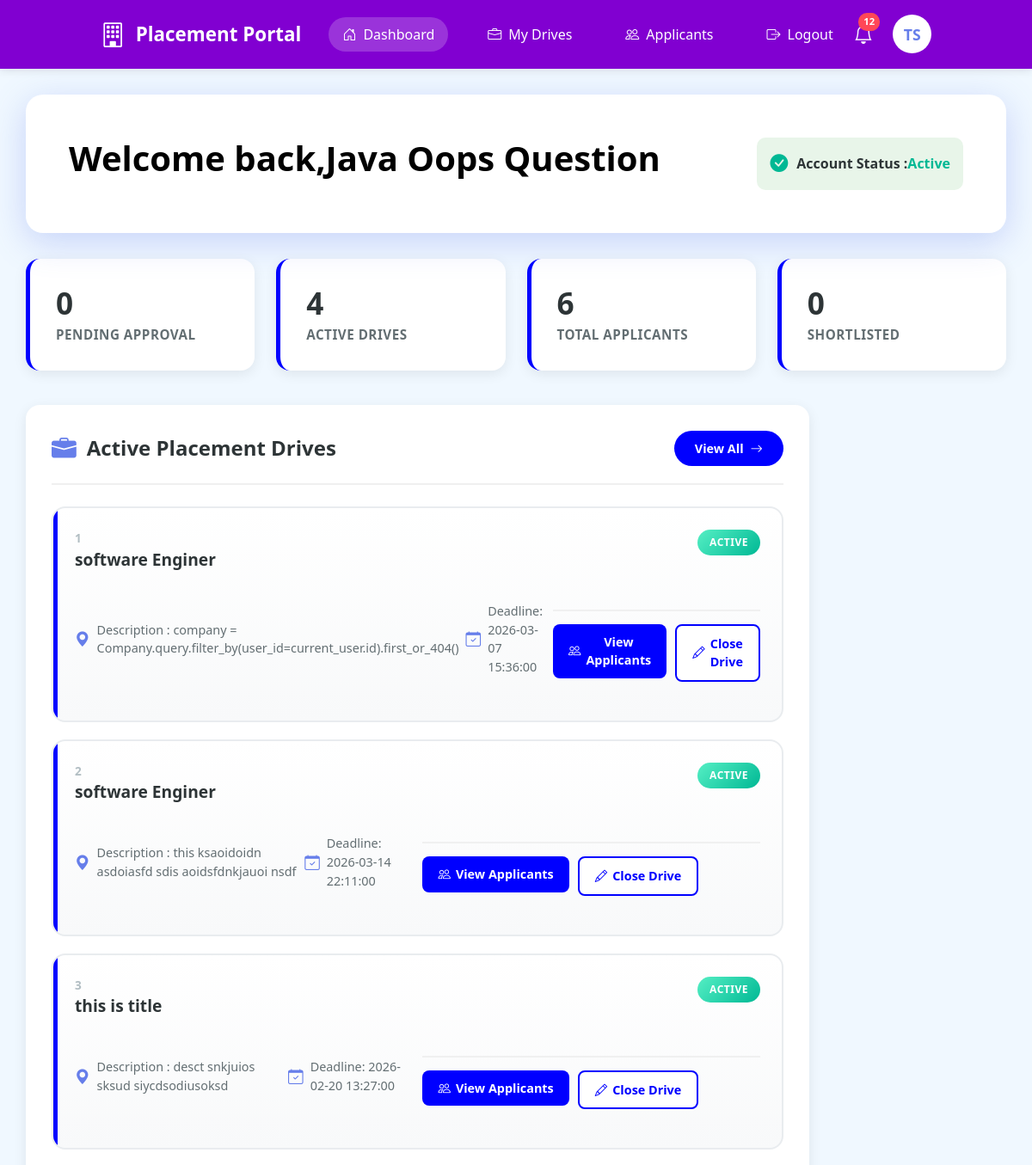
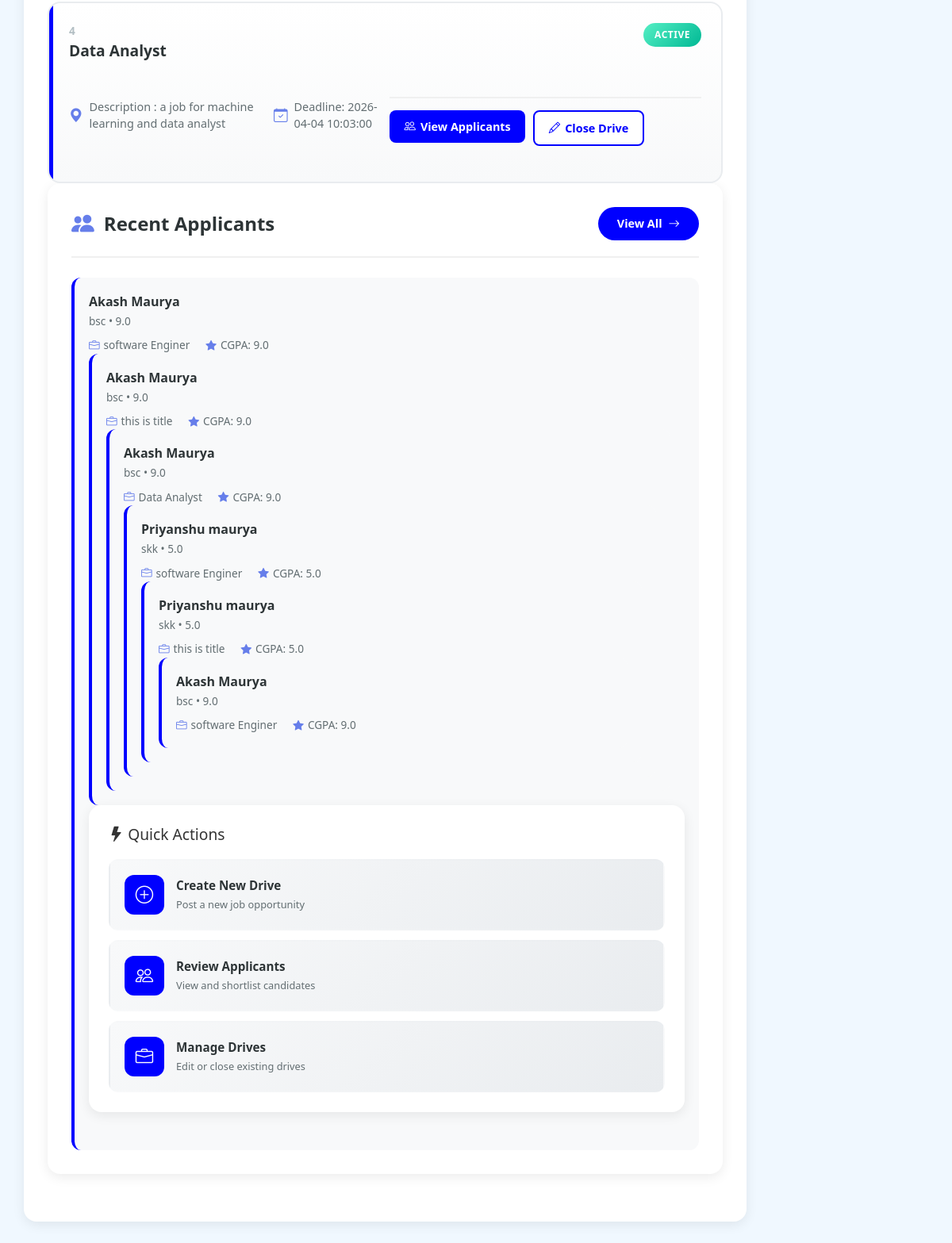
/company (signed in), run on the app's committed database (2 pictures, top to bottom).
### portal/models.py (models this page shows)
class Company(db.Model,UserMixin):
    __tablename__ = 'companies'
    id = db.Column(db.Integer , primary_key = True)
    user_id = db.Column(db.Integer,db.ForeignKey('users.id'),nullable = False)
    company_name = db.Column(db.String(100) , unique = True, nullable = False)
    hr_contact = db.Column(db.String(20) , unique = True)
    website = db.Column(db.String(200))
    approval_status = db.Column(db.String(20) , default = 'APPROVED') #APPROVED , PENDING , REJECTED
    is_blacklisted = db.Column(db.Boolean , default = False)

class Drive(db.Model,UserMixin):
    __tablename__ = 'placement_drives'
    id = db.Column(db.Integer , primary_key = True)
    company_id = db.Column(db.Integer,db.ForeignKey('companies.id') , nullable = False)
    job_title = db.Column(db.String(100), nullable = False)
    description = db.Column(db.String(200), nullable = False)
    eligibility = db.Column(db.String(100), nullable = False)
    deadline = db.Column(db.DateTime, nullable = False)
    status = db.Column(db.String(20), nullable = False,default ='APPROVED') #APPROVED,PENDING,CLOSED
    company = db.relationship('Company' , backref = 'companies')

class Application(db.Model,UserMixin):
    __tablename__ = 'applications'
    id = db.Column(db.Integer , primary_key = True)
    student_id = db.Column(db.Integer,db.ForeignKey('students.id'), nullable = False)
    drive_id = db.Column(db.Integer,db.ForeignKey('placement_drives.id') , nullable = False)
    applied_at = db.Column(db.DateTime,default = datetime.utcnow)
    status = db.Column(db.String(30), nullable = False,default = 'PENDING')#PENDING , SHORTLISTED,SELECTED , REJECTED
    drive = db.relationship('Drive', backref='applications')
    student = db.relationship('Student' , backref = 'students')
    __table_args__ = (
    db.UniqueConstraint('student_id', 'drive_id', name='unique_student_drive'),
)

class Student(db.Model,UserMixin):
    __tablename__ = 'students'
    id = db.Column(db.Integer , primary_key = True)
    user_id = db.Column(db.Integer,db.ForeignKey('users.id') , nullable = False)
    name = db.Column(db.String(50),nullable = False)
    branch = db.Column(db.String(30) )
    cgpa = db.Column(db.Float ,nullable = False)
    resume_path = db.Column(db.String(200),nullable= False)
    is_blacklisted = db.Column(db.Boolean , default = False)

### app.py (the view)
@app.route("/company")
@login_required
def company():
    company = Company.query.filter_by(user_id=current_user.id).first_or_404()
    d_p = Drive.query.filter_by(company_id = current_user.id , status = "PENDING").all()
    drive = Drive.query.filter_by(company_id = company.id).all()
    applications = db.session.query(Application).join(Drive).filter(
    Drive.company_id == company.id
).all()
    students = db.session.query(Student).join(Application).filter(
        Application.student_id == Student.id
    ).all()
    t_shortlist = db.session.query(Application).join(Drive).filter(
    Drive.company_id == company.id , Application.status == 'SHORTLISTED'
).all()
    a_d = Drive.query.filter_by(company_id = company.id , status = "APPROVED").all()
    return render_template('company/company.html',c = company ,
                           d_p = len(d_p), drives = drive , a_d = len(a_d),
                           t_a = len(applications),
                           t_s = len(t_shortlist),
                           applications = applications)

### app.py (called while the page is built)
@login_manager.user_loader
def load_user(user_id):
    return User.query.get(int(user_id))

### templates/company/company.html (shortened to what this page needs)
{% extends "company/company_base.html" %}
{% block content %}
<div class="main-co">
    <div class="banner">
        <div class="wel-con">
            <div class="wel-text">
                <h1>Welcome back,{{c.company_name}}</h1>
            </div>
            <div
                style="display: flex; justify-content: space-between; align-items: center; padding: 15px; background: #e8f5e9; border-radius: 10px;">
                <div style="display: flex; align-items: center; gap: 10px;">
                    {% if c.approval_status == "APPROVED" %}
                    <i class="bi bi-check-circle-fill" style="color: #00b894; font-size: 1.3rem;"></i>
                    {% else %}
                    <i class="bi bi-check-circle-fill" style="color: #f54607; font-size: 1.3rem;"></i>
                    {% endif %}
                    <span style="font-weight: 600; color: #2d3436;">Account Status : </span>
                </div>
                {% if c.approval_status == "APPROVED" %}
                <span style="color: #00b894; font-weight: 700;"> Active</span>
                {% else %}
                <span style="color: #b81500; font-weight: 700;"> Blocked</span>
                {% endif %}
            </div>
        </div>
    </div>
    <div class="stats">
        <div class="stat">
            <div class="stat-i">
                <h3>{{d_p}} </h3>
                <p>Pending Approval</p>
            </div>
        </div>
        <div class="stat ">
            <div class="stat-i">
                <h3>{{a_d}}</h3>
                <p>Active Drives</p>
            </div>
        </div>
        <div class="stat ">
            <div class="stat-i">
                <h3>{{t_a}}</h3>
                <p>Total Applicants</p>
            </div>
        </div>
        <div class="stat">
            <div class="stat-i">
                <h3>{{t_s}}</h3>
                <p>Shortlisted</p>
            </div>
        </div>
    </div>
    <div class="content-g">
        <div>
            <div class="sec-card">
                <div class="sec-header">
                    <h2>
                        <i class="bi bi-briefcase-fill icon"></i>
                        Active Placement Drives
                    </h2>
                    <a href="{{url_for('company_drive')}}" class="view-all-btn">
                        View All <i class="bi bi-arrow-right"></i>
                    </a>
                </div>
                {% for drive in drives %}
                <div class="drives">
                    <div class="drive">
                        <div class="drive-h">
                            <div>
                                <div class="drive-id">{{drive.id}}</div>
                                <div class="drive-t">{{drive.job_title}} </div>
                            </div>
                            {% if drive.status == 'APPROVED' %}
                            <span class="drive-s status-active">Active</span>
                            {% else %}
                            <span class="drive-s status-pending">Pending Approval</span>
                            {% endif%}
                        </div>
                        <div class="drive-m">
                            <div class="meta-i">
                                <i class="bi bi-geo-alt-fill"></i>
                                <span>Description : {{drive.description}} </span>
                                <div class="meta-i">
                                    <i class="bi bi-calendar-check"></i>
                                    <span>Deadline: {{drive.deadline}}</span>
                                </div>
                            </div>
                            <div class="drive-actions">
                                <a href="{{url_for('company_app')}}">
                                    <button class="btn-action btn-view">
                                        <i class="bi bi-people"></i>
                                        View Applicants
                                    </button>
                                </a>
                                <a href="{{url_for('close_drive', drive_id = drive.id)}}">
                                    {% if drive.status != 'CLOSED' %}
                                    <button class="btn-action btn-edit">
                                        <i class="bi bi-pencil"></i>
                                        Close Drive
                                    </button>
                                    {% else %}
                                    <button class="btn-action btn-edit">
                                        <i class="bi bi-pencil"></i>
                                        Resume Drive
                                    </button>
                                    {% endif %}
                                </a>
                            </div>
                        </div>
                    </div>
                    {% endfor %}
                </div>
            </div>
        </div>
    </div>
    <div>
        <div class="sec-card">
            <div class="sec-header">
                <h2>
                    <i class="bi bi-people-fill icon"></i>
                    Recent Applicants
                </h2>
                <a href="{{url_for('company_app')}}" class="view-all-btn">
                    View All <i class="bi bi-arrow-right"></i>
                </a>
            </div>
            <div class="app-list">
                {% for app in applications %}
                <div class="app-card">
                    <div class="app-h">
                        <div class="app-i">
                            <div class="app-n">{{app.student.name}} </div>
                            <div class="app-d">{{app.student.branch}} • {{app.student.cgpa}} </div>
                        </div>
                    </div>
                    <div class="app-m">
                        <div class="app-m-i">
                            <i class="bi bi-briefcase"></i>
                            <span><span>{{app.drive.job_title}} </span></span>
                        </div>
                        <div class="app-m-i">
                            <i class="bi bi-star-fill"></i>
                            <span>CGPA: {{app.student.cgpa}} </span>
                        </div>
                    </div>
                    {% endfor %}
                </div>
            </div>
        </div>
    </div>
</div>
<div>
    <div class="quick-actions-panel">
        <div class="section-header" style="border: none; padding-bottom: 0; margin-bottom: 20px;">
            <h2 style="font-size: 1.2rem;">
                <i class="bi bi-lightning-fill icon"></i>
                Quick Actions
            </h2>
        </div>
        <div class="quick-actions-grid">
            <a href="{{url_for('company_create_drive',company_id = c.id)}}">
                <div class="action-item">
                    <div class="action-icon">
                        <i class="bi bi-plus-circle"></i>
                    </div>
                    <div class="action-text">
                        <div class="action-title">Create New Drive</div>
                        <div class="action-desc">Post a new job opportunity</div>
                    </div>
                </div>
            </a>
            <a href="{{url_for('company_app')}}">
                <div class="action-item">
                    <div class="action-icon">
                        <i class="bi bi-people"></i>
                    </div>
                    <div class="action-text">
                        <div class="action-title">Review Applicants</div>
                        <div class="action-desc">View and shortlist candidates</div>
                    </div>
                </div>
            </a>
            <a href="{{url_for('company_drive')}}">
                <div class="action-item">
                    <div class="action-icon">
                        <i class="bi bi-briefcase"></i>
                    </div>
                    <div class="action-text">
                        <div class="action-title">Manage Drives</div>
                        <div class="action-desc">Edit or close existing drives</div>
                    </div>
                </div>
            </a>
        </div>
    </div>
</div>
</div>
</div>
{% endblock %}

### templates/company/company.html (style rules this page uses)
a { text-decoration: none; }

### data on the page
Company: company_name "Java Oops Question"
Drive: id "1", job_title "software Enginer", status "ACTIVE", description "company = Company.query.filter_by(user_id=current_user.id).first_or_404()", deadline "2026-03-07 15:36:00"
Drive: id "2", job_title "software Enginer", status "ACTIVE", description "this ksaoidoidn asdoiasfd sdis aoidsfdnkjauoi nsdf", deadline "2026-03-14 22:11:00"
Drive: id "3", job_title "this is title", status "ACTIVE", description "desct snkjuios sksud siycdsodiusoksd", deadline "2026-02-20 13:27:00"
Drive: id "4", job_title "Data Analyst", status "ACTIVE", description "a job for machine learning and data analyst", deadline "2026-04-04 10:03:00"
Application: student.name "Akash Maurya", student.branch "bsc", student.cgpa "9.0", drive.job_title "software Enginer"
Application: student.name "Akash Maurya", student.branch "bsc", student.cgpa "9.0", drive.job_title "this is title"
Application: student.name "Akash Maurya", student.branch "bsc", student.cgpa "9.0", drive.job_title "Data Analyst"
Application: student.name "Priyanshu maurya", student.branch "skk", student.cgpa "5.0", drive.job_title "software Enginer"
Application: student.name "Priyanshu maurya", student.branch "skk", student.cgpa "5.0", drive.job_title "this is title"
Application: student.name "Akash Maurya", student.branch "bsc", student.cgpa "9.0", drive.job_title "software Enginer"

### other printed values
{{ d_p }} "0"
{{ a_d }} "4"
{{ t_a }} "6"
{{ t_s }} "0"
